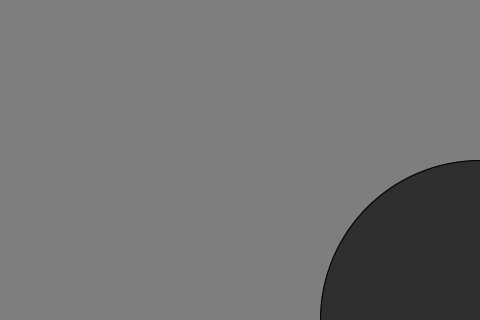
Frame 1 (no input)
Frame 60 (the mouse pressed at the canvas centre just before this capture): identical to frame 1, image omitted
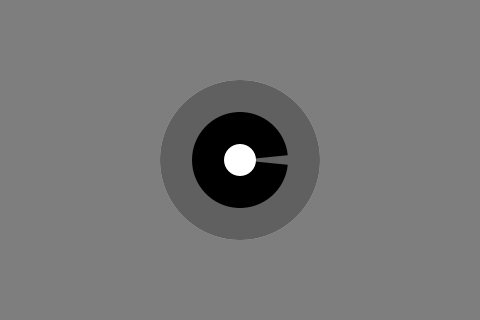
Frame 120 (the mouse held since frame 60 and released just before this capture)

The Processing sketch that drew these frames (run headless with seeded random() and noise(); from frame 60 on, the mouse is pressed at the canvas centre):

// Processing sketch: FrameworkDemo
// ── FrameworkDemo.pde

void setup() {
  size(480, 320);
}

void draw() {
  float x = mouseX;
  float y = mouseY;
  float ix = width - mouseX; // Inverse X
  float iy = height - mouseY; // Inverse Y
  background(126);
  fill(255, 255);
  ellipse(x, y, y, y);
  fill(0, 159);
  ellipse(ix, iy, iy, iy);
  
  if(keyPressed)
  {
    fill(255,0,0);
    ellipse(x,y,y*0.8,y*0.8);
  }
  
  if(mousePressed)
  {
    noStroke();
    fill(0);
    arc(x,y,y*0.6,y*0.6,0.1,TWO_PI-0.1);
    fill(255);
    ellipse(x,y,y*0.2,y*0.2);
  }
  
}

void mouseClicked()
{
  println("mouseClicked at " + GetMouseStateString());
}

void mouseDragged()
{
  println("mouseDragged at " + GetMouseStateString());
}

void mouseMoved()
{
  println("mouseMoved at " + GetMouseStateString());
}

void mousePressed()
{
  println("mousePressed at " + GetMouseStateString());
}

void mouseReleased()
{
  println("mouseReleased at " + GetMouseStateString());
}

void keyPressed()
{
  println("keyPressed as " + key + " " + keyCode);
}

void keyReleased()
{
  println("keyReleased as " + key + " " + keyCode);
}

void keyTyped()
{
  println("keyTyped as " + key + " " + keyCode);
}

String GetMouseStateString()
{
  String txt = GetMousePosString() + 
    GetPMousePosString() + 
    GetMouseButtonString();
  return txt;
}

String GetMousePosString()
{
  String txt = " mouse:(" + mouseX + "," + mouseY + ")";
  return txt;
}

String GetPMousePosString()
{
  String txt = " pmouse:(" + pmouseX + "," + pmouseY + ")";
  return txt;
}

String GetMouseButtonString()
{
  String txt = " mouseButton: " + mouseButton + " ";
  return txt;
}
